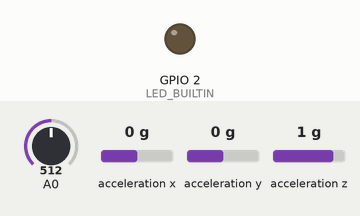
Recording of a program running on a simulated ESP8266 (NodeMCU). Parts: output pins drawn as LEDs (lit = HIGH, except the on-board LED, lit = LOW). The test bench sets the inputs (shaded band); at power-on: A0 = 512, acceleration x 0 g, acceleration y 0 g, acceleration z 1 g. WiFi joins after 1.5 s; servers stay silent unless stated; what the program prints to the serial monitor is not drawn.

Above: at 1.55 s.
Timing chart, 0 to 4.5 s (numbered marks = the images above):
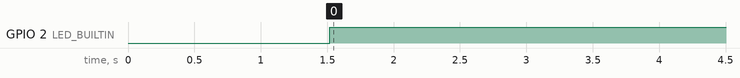

The program:

main.cpp
```cpp
#include <Wire.h>
#include <Adafruit_Sensor.h>
#include <Adafruit_ADXL345_U.h>
#include <ESP8266WiFi.h>
#include <WiFiUdp.h>

WiFiUDP udp;
String msg;

/* Assign a unique ID to this sensor at the same time */
Adafruit_ADXL345_Unified accel = Adafruit_ADXL345_Unified(12345);

void send(float x, float eleMio);

void setup(void)
{
#ifndef ESP8266
  while (!Serial)
    ; // for Leonardo/Micro/Zero
#endif
  Serial.begin(115200);
  Serial.println("Accelerometer Test");
  Serial.println("");
  /* Initialise the sensor */
  if (!accel.begin())
  {
    /* There was a problem detecting the ADXL345 ... check your connections */
    Serial.println("Ooops, no ADXL345 detected ... Check your wiring!");
    while (1)
      ;
  }
  accel.setRange(ADXL345_RANGE_16_G);

  pinMode(LED_BUILTIN, OUTPUT);
  pinMode(A0, INPUT);
  digitalWrite(LED_BUILTIN, 0);
  WiFi.begin("saiot", "u2345678");
  Serial.print("Connecting");
  while (WiFi.status() != WL_CONNECTED)
  {
    delay(500);
    Serial.print(".");
  }
  Serial.println();
  Serial.print("Connected, IP address: ");
  Serial.println(WiFi.localIP());
}

void loop(void)
{
  /* Get a new sensor event */
  sensors_event_t event;
  accel.getEvent(&event);
  send(event.acceleration.x, analogRead(A0));
}

void send(float x, float eleMio)
{
  /* Display the results (acceleration is measured in m/s^2) */
  Serial.print("X: ");
  Serial.print(x);
  Serial.println("m/s^2 ");
  Serial.print("EletroMio: ");
  Serial.println(eleMio);
  if (WiFi.status() == WL_CONNECTED)
  {
    Serial.println("Servidor udp conectado com o cliente esp8266, valor enviado: ");
    msg = "{\"y\":" + String(x) + "}";
    Serial.println(msg);
    udp.beginPacket("192.168.0.119", 41234);
    udp.println(msg);
    udp.endPacket();

    digitalWrite(LED_BUILTIN, 0);
    delay(5);
    digitalWrite(LED_BUILTIN, 1);

    msg = "{\"z\":" + String(eleMio) + "}";
    Serial.println(msg);
    udp.beginPacket("192.168.0.119", 41234);
    udp.println(msg);
    udp.endPacket();

    digitalWrite(LED_BUILTIN, 0);
    delay(5);
    digitalWrite(LED_BUILTIN, 1);
  }
  else
  {
    Serial.println("Servidor udp não conectado com o cliente esp8266");
    digitalWrite(LED_BUILTIN, 0);
    delay(250);
    digitalWrite(LED_BUILTIN, 1);
  }
  delay(50);
}
```

Measured:
- by itself, GPIO 2 (LED_BUILTIN): LOW → HIGH at 1.5 s
